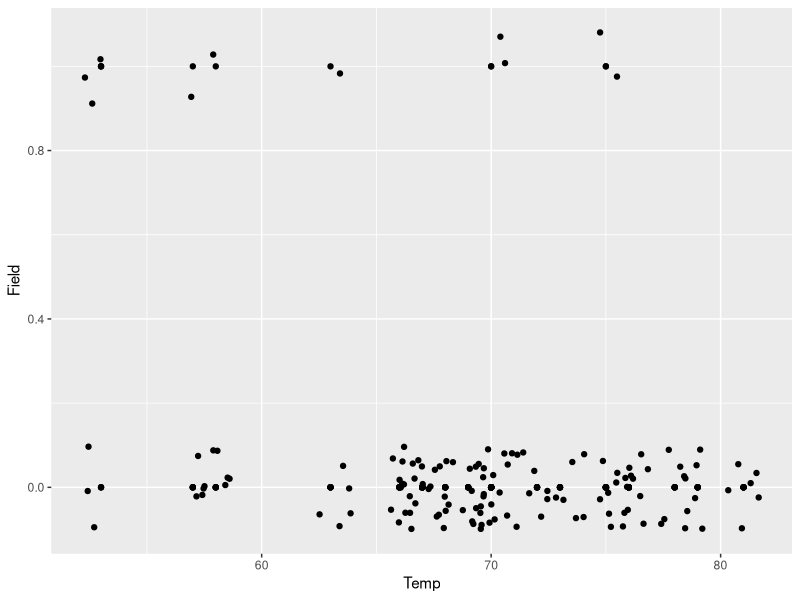
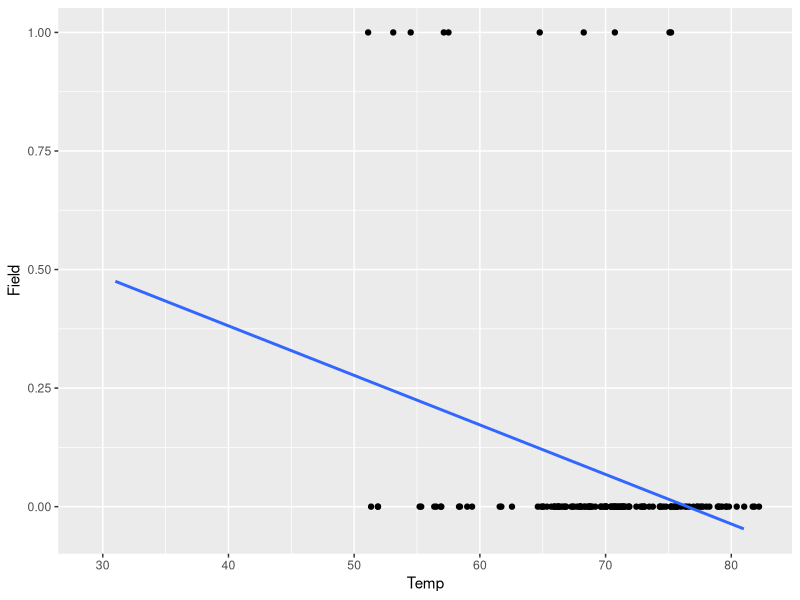
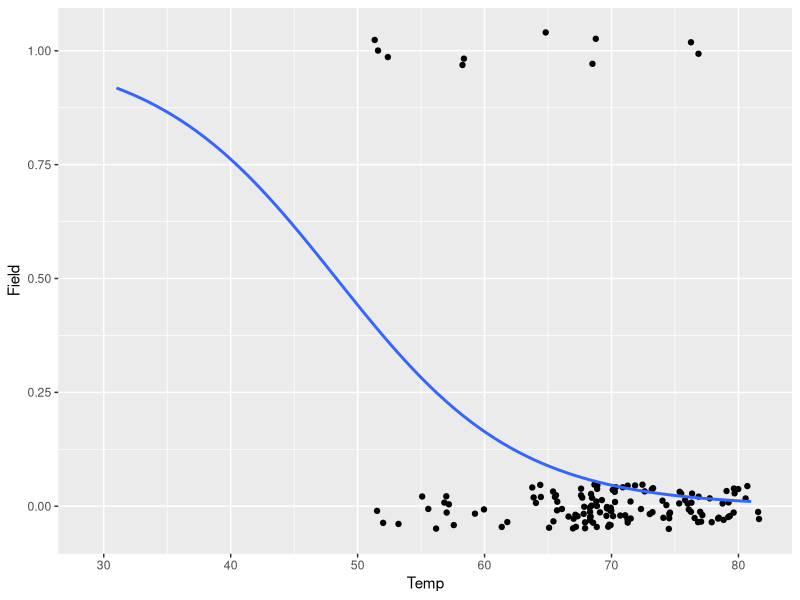
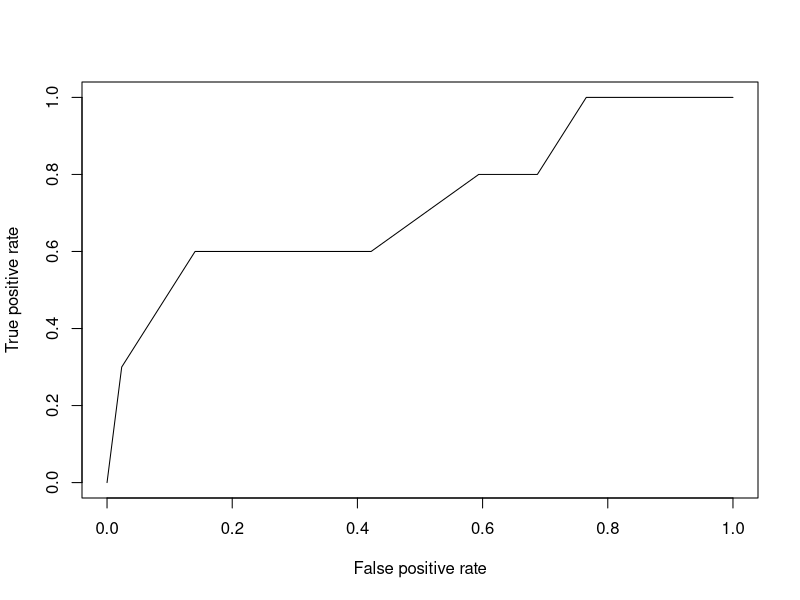
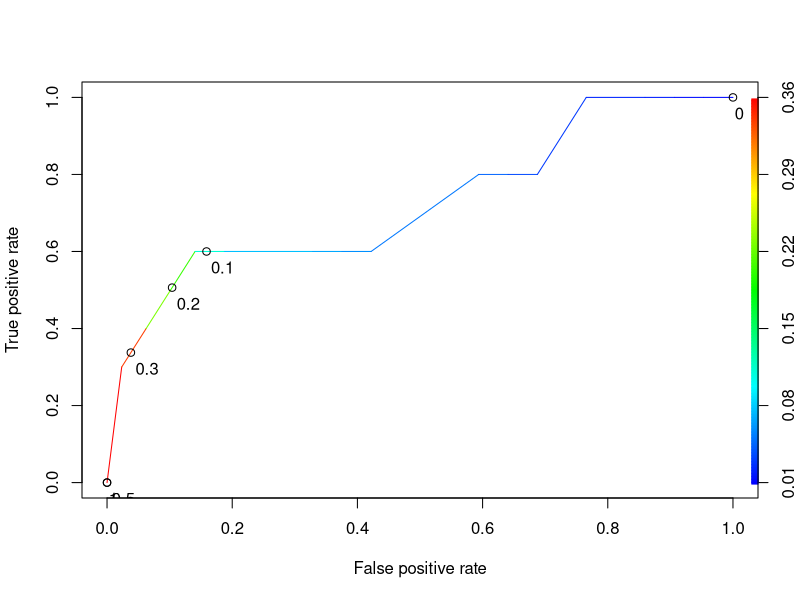

The R script that drew these images, in order:
## ---- chunk 1
orings <- read.csv("w3c1-challenger.csv")
str(orings)
summary(orings)
## ---- chunk 2
library("ggplot2")
ggplot(orings[orings$Field>=0,],aes(Temp,Field)) + 
  geom_point(na.rm=T) +
  geom_jitter(na.rm=T,width=1,height=0.1) 
## ---- chunk 3
model1 <- lm(Field~Temp+Pres,data=orings)
summary(model1)
## ---- chunk 4
model2 <- lm(Field~Temp,data=orings)
summary(model2)
ggplot(orings,aes(Temp,Field)) + geom_jitter(na.rm=T,height=0,width=2) + geom_smooth(method="lm",se=F,na.rm=T,fullrange=T)

## ---- chunk 5
model3 <- glm(Field~Temp+Pres,data=orings,family=binomial)
summary(model3)
## ---- chunk 6
model4 <- glm(Field~Temp,data=orings,family=binomial)
summary(model4)
## ---- chunk 7
model3$coefficients
model3$aic
## ---- chunk 8
model4$coefficients
model4$aic
## ---- chunk 9
predict(model4, newdata = orings[144,]) # predicts on log(odds) scale
predict(model4, newdata = orings[144,], type="response")
## ---- chunk 10
ggplot(orings,aes(Temp,Field)) + 
  geom_jitter(na.rm=T,height=0.05,width=2) +
  geom_smooth(method="glm",se=F,na.rm=T,fullrange=T,
              method.args = list(family = "binomial"))
## ---- chunk 11
Pred <- predict(model4,newdata=orings,type="response")
table(Pred[1:138]>0.5,orings$Field[1:138])
table(Pred[1:138]>0.3,orings$Field[1:138])
table(Pred[1:138]>0.1,orings$Field[1:138])
## ---- chunk 12
#install.packages("ROCR")
library(ROCR)
?prediction
ROCRpred <- prediction(Pred[1:138],orings$Field[1:138])
ROCRpred

?performance
ROCRperf <- performance(ROCRpred,x.measure="fpr",measure="tpr")
plot(ROCRperf)

plot(ROCRperf, colorize=T,print.cutoffs.at=c(0,0.1,0.2,0.3,0.5,1), text.adj=c(-0.2,1.7))
performance(ROCRpred,measure="auc")
